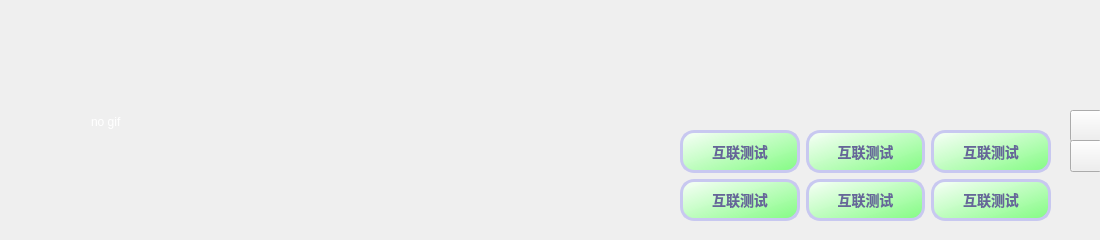
<?xml version="1.0" encoding="UTF-8"?>
<ui version="4.0">
 <class>mainframe</class>
 <widget class="QFrame" name="mainframe">
  <property name="geometry">
   <rect>
    <x>0</x>
    <y>0</y>
    <width>1100</width>
    <height>240</height>
   </rect>
  </property>
  <property name="minimumSize">
   <size>
    <width>1100</width>
    <height>240</height>
   </size>
  </property>
  <property name="windowTitle">
   <string>Form</string>
  </property>
  <property name="styleSheet">
   <string notr="true">QFrame[objectName=&quot;mainframe&quot;]{
	border-image: url(:/images/state_grid_bg.png);
}
QGroupBox,QLabel{
background-color: rgb(85, 87, 83);
color: rgb(255, 255, 255);
}

/****************************QToolButton Begin*****************************/
QToolButton:hover{
    border: 2px solid rgba(200,200,230,255);
	/*background-color: qradialgradient(spread:pad, cx:0.5, cy:0.5, radius:0.5, fx:0.5, fy:0.5, stop:0 rgba(80, 80, 155, 255),  stop:1 rgba(255, 255, 255, 0));*/   
	background-color: qlineargradient(spread:pad, x1:0, y1:0, x2:1, y2:1, stop:0 rgba(66, 66, 99, 255), stop:1 rgba(255, 255, 255, 255));
    color:#002200;
    border-radius:14px;
 	font-family: &quot;Microsoft YaHei&quot;;
    font-weight: bold;
	font-size:14px;
}

QToolButton{
    border: 3px solid rgba(200,200,240,255);
	background-color: qlineargradient(spread:pad, x1:0, y1:0, x2:1, y2:1, stop:0 rgba(250, 255, 250, 255), stop:1 rgba(100, 255, 100, 200));
    color:#666699;
    border-radius:14px;
 	font-family: &quot;Microsoft YaHei&quot;;
    font-weight: bold;
	font-size:14px;
}

QToolButton:pressed{
    border: 2px solid rgba(200,200,230,255);
	background-color: qlineargradient(spread:pad, x1:0, y1:0, x2:1, y2:1, stop:0 rgba(240, 255, 240, 255), stop:1 rgba(200, 255, 200, 255));
    color:#66AA99;
    border-radius:14px;
 	font-family: &quot;Microsoft YaHei&quot;;
    font-weight: bold;
	font-size:14px;
}

QGroupBox#grpPara,QLabel{
background-color: rgb(52, 60, 90);
}
/****************************QToolButton End******************************/

/****************************QCheckBox Begin*****************************/
QCheckBox{
	border: none;/*最外层边框*/
}
QCheckBox::indicator{/*选择框尺寸*/
    background-color: rgba(255, 255, 255, 0);
    border: 0px solid #b1b1b1;
	width: 30px;
	height: 30px;
}
QCheckBox:enabled:checked{
	color: rgb(255, 255, 255);
}
QCheckBox:enabled:!checked{
	color: rgb(255, 255, 255);
}
QCheckBox:enabled:hover{
 	color: rgb(0, 200, 0);
}
QCheckBox:!enabled{
	color: rgb(80, 80, 80);
}
QCheckBox::indicator:unchecked {
        image: url(:/image/check/checkbox_r3_c1.png);
}
QCheckBox::indicator:unchecked:hover {
 image: url(:/image/check/checkbox_r3_c5.png);
}
QCheckBox::indicator:unchecked:pressed {
 image: url(:/image/check/checkbox_r3_c1.png);
}
QCheckBox::indicator:checked {
        image: url(:/image/check/checkbox_r7_c5.png);
}
QCheckBox::indicator:checked:hover {
 image: url(:/image/check/checkbox_r5_c5.png);
}
QCheckBox::indicator:checked:pressed {
   image: url(:/image/check/checkbox_r3_c1.png);
}




/****************************QCheckBox End*****************************/

/****************************QSpinBox Begin*****************************/
QSpinBox {
	border:1px solid #CCFFCC;
	background:#C9C9F9;
	min-width:40px;
}
/****************************QSpinBox End*****************************/</string>
  </property>
  <widget class="QPushButton" name="pbClose">
   <property name="geometry">
    <rect>
     <x>1070</x>
     <y>110</y>
     <width>32</width>
     <height>32</height>
    </rect>
   </property>
   <property name="minimumSize">
    <size>
     <width>32</width>
     <height>32</height>
    </size>
   </property>
   <property name="maximumSize">
    <size>
     <width>32</width>
     <height>32</height>
    </size>
   </property>
   <property name="toolTip">
    <string>关闭窗口</string>
   </property>
   <property name="styleSheet">
    <string notr="true">QPushButton {
	border-image:  url(:/images/icon24/quit4.png);
}

QPushButton:hover {	/* 鼠标悬浮在QPushButton上时的状态 */
	/*background-color: #298DFF;
	color: #F2F2F2;*/
	border-image:  url(:/images/icon24/quit3.png);
}

QPushButton:checked { /* QPushButton可选中时的状态 */
	border: 1px solid #FF5242;
	background-color: #F2F2F2;
	color: #FF5242;
}

QPushButton:pressed { /* 鼠标按压在QPushButton上时的状态 */
	/*background-color: #257FE6;*/
	border-image:  url(:/images/icon24/quit2.png);
}

QPushButton:checked:pressed { /* QPushButton处于可选中且鼠标按压在QPushButton上时的状态 */
	background-color: #F2F2F2;
}

QPushButton:disabled { /* QPushButton禁用时的状态 */
	border: 1px solid #CDCDCD;
	background-color: #CDCDCD;
	color: #B4B4B4;
}

QPushButton#ImageButton { /* 定义图片按钮，ImageButton为对象名，在QSS中为特定对象定制样式 */
	border-image: url(&quot;:/Resource/border_image&quot;); /* 使用border-image可以自适应按钮大小 */
	background-color: transparent; /* 不需要背景时可设为透明 */
}

QPushButton#ImageButton:hover {
	border-image: url(&quot;:/Resource/border_image_hover&quot;);
}

QPushButton#ImageButton:pressed {
	border-image: url(&quot;:/Resource/border_image&quot;);
}

QPushButton:menu-indicator { /* QPushButton带有菜单时的菜单指示器 */
	subcontrol-origin：padding; /* 菜单指示器的起始点 */
	subcontrol-position: center right; /* 菜单指示器的位置，处于水平靠右且垂直居中 */
	image: url(:/Resource/down_arrow_normal); /* 菜单指示器的图像 */
}

QPushButton:menu-indicator:hover, QPushButton:menu-indicator:open { /* 鼠标悬浮在菜单指示器上和菜单指示器启用时的状态 */
	position: relative;
	top: 2px;
	left: 2px;
	image: url(:/Resource/down_arrow_hover);
}</string>
   </property>
   <property name="text">
    <string/>
   </property>
   <property name="iconSize">
    <size>
     <width>32</width>
     <height>32</height>
    </size>
   </property>
   <property name="flat">
    <bool>false</bool>
   </property>
  </widget>
  <widget class="QWidget" name="layoutWidget">
   <property name="geometry">
    <rect>
     <x>260</x>
     <y>130</y>
     <width>371</width>
     <height>91</height>
    </rect>
   </property>
   <layout class="QGridLayout" name="gridLayout"/>
  </widget>
  <widget class="ConsoleMovie" name="labelMovie">
   <property name="geometry">
    <rect>
     <x>91</x>
     <y>90</y>
     <width>64</width>
     <height>64</height>
    </rect>
   </property>
   <property name="minimumSize">
    <size>
     <width>64</width>
     <height>64</height>
    </size>
   </property>
   <property name="maximumSize">
    <size>
     <width>64</width>
     <height>64</height>
    </size>
   </property>
   <property name="styleSheet">
    <string notr="true">background-color: rgba(170, 0, 0, 0);</string>
   </property>
   <property name="text">
    <string>no gif</string>
   </property>
   <property name="textFormat">
    <enum>Qt::AutoText</enum>
   </property>
  </widget>
  <widget class="QPushButton" name="pbConfig">
   <property name="geometry">
    <rect>
     <x>1070</x>
     <y>140</y>
     <width>32</width>
     <height>32</height>
    </rect>
   </property>
   <property name="minimumSize">
    <size>
     <width>32</width>
     <height>32</height>
    </size>
   </property>
   <property name="maximumSize">
    <size>
     <width>32</width>
     <height>32</height>
    </size>
   </property>
   <property name="toolTip">
    <string>添加按钮</string>
   </property>
   <property name="styleSheet">
    <string notr="true">QPushButton {
	border-image:  url(:/images/icon24/quit4.png);
}

QPushButton:hover {	/* 鼠标悬浮在QPushButton上时的状态 */
	/*background-color: #298DFF;
	color: #F2F2F2;*/
	border-image:  url(:/images/icon24/quit3.png);
}

QPushButton:checked { /* QPushButton可选中时的状态 */
	border: 1px solid #FF5242;
	background-color: #F2F2F2;
	color: #FF5242;
}

QPushButton:pressed { /* 鼠标按压在QPushButton上时的状态 */
	/*background-color: #257FE6;*/
	border-image:  url(:/images/icon24/quit2.png);
}

QPushButton:checked:pressed { /* QPushButton处于可选中且鼠标按压在QPushButton上时的状态 */
	background-color: #F2F2F2;
}

QPushButton:disabled { /* QPushButton禁用时的状态 */
	border: 1px solid #CDCDCD;
	background-color: #CDCDCD;
	color: #B4B4B4;
}

QPushButton#ImageButton { /* 定义图片按钮，ImageButton为对象名，在QSS中为特定对象定制样式 */
	border-image: url(&quot;:/Resource/border_image&quot;); /* 使用border-image可以自适应按钮大小 */
	background-color: transparent; /* 不需要背景时可设为透明 */
}

QPushButton#ImageButton:hover {
	border-image: url(&quot;:/Resource/border_image_hover&quot;);
}

QPushButton#ImageButton:pressed {
	border-image: url(&quot;:/Resource/border_image&quot;);
}

QPushButton:menu-indicator { /* QPushButton带有菜单时的菜单指示器 */
	subcontrol-origin：padding; /* 菜单指示器的起始点 */
	subcontrol-position: center right; /* 菜单指示器的位置，处于水平靠右且垂直居中 */
	image: url(:/Resource/down_arrow_normal); /* 菜单指示器的图像 */
}

QPushButton:menu-indicator:hover, QPushButton:menu-indicator:open { /* 鼠标悬浮在菜单指示器上和菜单指示器启用时的状态 */
	position: relative;
	top: 2px;
	left: 2px;
	image: url(:/Resource/down_arrow_hover);
}</string>
   </property>
   <property name="text">
    <string/>
   </property>
   <property name="icon">
    <iconset resource="res.qrc">
     <normaloff>:/images/icon24/add.png</normaloff>:/images/icon24/add.png</iconset>
   </property>
   <property name="iconSize">
    <size>
     <width>32</width>
     <height>32</height>
    </size>
   </property>
   <property name="flat">
    <bool>false</bool>
   </property>
  </widget>
  <widget class="QWidget" name="layoutWidget_2">
   <property name="geometry">
    <rect>
     <x>680</x>
     <y>130</y>
     <width>371</width>
     <height>91</height>
    </rect>
   </property>
   <layout class="QGridLayout" name="gridLayout_2">
    <item row="0" column="0">
     <widget class="QToolButton" name="tbAdd_6">
      <property name="minimumSize">
       <size>
        <width>0</width>
        <height>0</height>
       </size>
      </property>
      <property name="maximumSize">
       <size>
        <width>99999</width>
        <height>99999</height>
       </size>
      </property>
      <property name="text">
       <string>互联测试</string>
      </property>
      <property name="icon">
       <iconset resource="res.qrc">
        <normaloff>:/images/icon24/simu.png</normaloff>:/images/icon24/simu.png</iconset>
      </property>
      <property name="iconSize">
       <size>
        <width>16</width>
        <height>16</height>
       </size>
      </property>
      <property name="toolButtonStyle">
       <enum>Qt::ToolButtonTextOnly</enum>
      </property>
      <property name="autoRaise">
       <bool>false</bool>
      </property>
     </widget>
    </item>
    <item row="0" column="1">
     <widget class="QToolButton" name="tbAdd_7">
      <property name="minimumSize">
       <size>
        <width>0</width>
        <height>0</height>
       </size>
      </property>
      <property name="maximumSize">
       <size>
        <width>99999</width>
        <height>99999</height>
       </size>
      </property>
      <property name="text">
       <string>互联测试</string>
      </property>
      <property name="iconSize">
       <size>
        <width>48</width>
        <height>48</height>
       </size>
      </property>
      <property name="toolButtonStyle">
       <enum>Qt::ToolButtonTextUnderIcon</enum>
      </property>
      <property name="autoRaise">
       <bool>false</bool>
      </property>
     </widget>
    </item>
    <item row="0" column="2">
     <widget class="QToolButton" name="tbAdd_8">
      <property name="minimumSize">
       <size>
        <width>0</width>
        <height>0</height>
       </size>
      </property>
      <property name="maximumSize">
       <size>
        <width>99999</width>
        <height>99999</height>
       </size>
      </property>
      <property name="text">
       <string>互联测试</string>
      </property>
      <property name="iconSize">
       <size>
        <width>48</width>
        <height>48</height>
       </size>
      </property>
      <property name="toolButtonStyle">
       <enum>Qt::ToolButtonTextUnderIcon</enum>
      </property>
      <property name="autoRaise">
       <bool>false</bool>
      </property>
     </widget>
    </item>
    <item row="1" column="0">
     <widget class="QToolButton" name="tbAdd_9">
      <property name="minimumSize">
       <size>
        <width>0</width>
        <height>0</height>
       </size>
      </property>
      <property name="maximumSize">
       <size>
        <width>99999</width>
        <height>99999</height>
       </size>
      </property>
      <property name="text">
       <string>互联测试</string>
      </property>
      <property name="iconSize">
       <size>
        <width>48</width>
        <height>48</height>
       </size>
      </property>
      <property name="toolButtonStyle">
       <enum>Qt::ToolButtonTextUnderIcon</enum>
      </property>
      <property name="autoRaise">
       <bool>false</bool>
      </property>
     </widget>
    </item>
    <item row="1" column="1">
     <widget class="QToolButton" name="tbAdd_10">
      <property name="minimumSize">
       <size>
        <width>0</width>
        <height>0</height>
       </size>
      </property>
      <property name="maximumSize">
       <size>
        <width>99999</width>
        <height>99999</height>
       </size>
      </property>
      <property name="text">
       <string>互联测试</string>
      </property>
      <property name="iconSize">
       <size>
        <width>48</width>
        <height>48</height>
       </size>
      </property>
      <property name="toolButtonStyle">
       <enum>Qt::ToolButtonTextUnderIcon</enum>
      </property>
      <property name="autoRaise">
       <bool>false</bool>
      </property>
     </widget>
    </item>
    <item row="1" column="2">
     <widget class="QToolButton" name="tbAdd_12">
      <property name="minimumSize">
       <size>
        <width>0</width>
        <height>0</height>
       </size>
      </property>
      <property name="maximumSize">
       <size>
        <width>99999</width>
        <height>99999</height>
       </size>
      </property>
      <property name="text">
       <string>互联测试</string>
      </property>
      <property name="iconSize">
       <size>
        <width>48</width>
        <height>48</height>
       </size>
      </property>
      <property name="toolButtonStyle">
       <enum>Qt::ToolButtonTextUnderIcon</enum>
      </property>
      <property name="autoRaise">
       <bool>false</bool>
      </property>
     </widget>
    </item>
   </layout>
  </widget>
 </widget>
 <customwidgets>
  <customwidget>
   <class>ConsoleMovie</class>
   <extends>QLabel</extends>
   <header>console_movie.h</header>
  </customwidget>
 </customwidgets>
 <resources>
  <include location="res.qrc"/>
 </resources>
 <connections/>
</ui>
